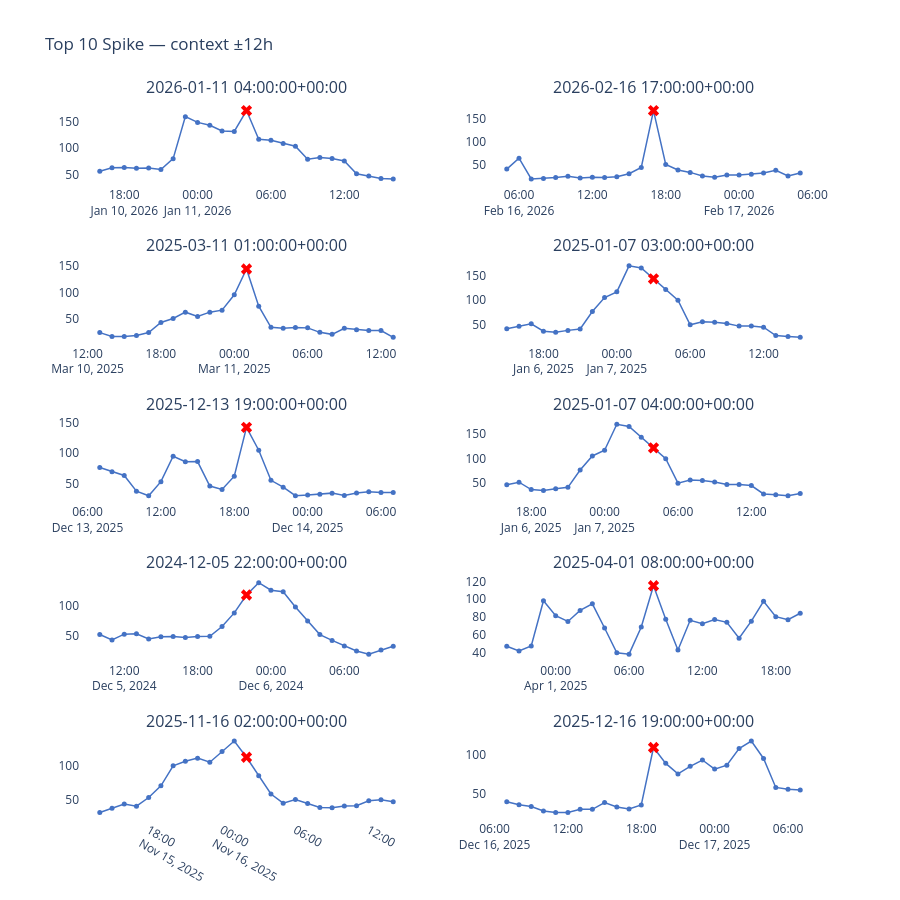

The notebook cell this image was saved under:
### Code cell
# Plot context ±12h xung quanh mỗi spike để quyết định
spike_times = pm25_s[true_spike].sort_values(ascending=False).index[:10]

fig = make_subplots(rows=5, cols=2, subplot_titles=[str(t) for t in spike_times])

for i, ts in enumerate(spike_times):
    row = i // 2 + 1
    col = i %  2 + 1
    window = pm25_s[ts - pd.Timedelta(hours=12) : ts + pd.Timedelta(hours=12)]
    fig.add_trace(go.Scatter(
        x=window.index, y=window.values,
        mode='lines+markers',
        line=dict(color='#4472c4', width=1.5),
        marker=dict(size=5),
        showlegend=False,
    ), row=row, col=col)
    # Đánh dấu điểm spike
    fig.add_trace(go.Scatter(
        x=[ts], y=[pm25_s[ts]],
        mode='markers',
        marker=dict(color='red', size=10, symbol='x'),
        showlegend=False,
    ), row=row, col=col)

fig.update_layout(height=900, title='Top 10 Spike — context ±12h', plot_bgcolor='white')
fig.show()

### Figure 1 — Plotly figure (JSON) as saved in the notebook; plotly's stock layout.template omitted (floating-point values rounded to 4 significant figures)
{"data": [{"line": {"color": "#4472c4", "width": 1.5}, "marker": {"size": 5}, "mode": "lines+markers", "showlegend": false, "type": "scatter", "x": ["2026-01-10T16:00:00+00:00", "2026-01-10T17:00:00+00:00", "2026-01-10T18:00:00+00:00", "2026-01-10T19:00:00+00:00", "2026-01-10T20:00:00+00:00", "2026-01-10T21:00:00+00:00", "2026-01-10T22:00:00+00:00", "2026-01-10T23:00:00+00:00", "2026-01-11T00:00:00+00:00", "2026-01-11T01:00:00+00:00", "2026-01-11T02:00:00+00:00", "2026-01-11T03:00:00+00:00", "2026-01-11T04:00:00+00:00", "2026-01-11T05:00:00+00:00", "2026-01-11T06:00:00+00:00", "2026-01-11T07:00:00+00:00", "2026-01-11T08:00:00+00:00", "2026-01-11T09:00:00+00:00", "2026-01-11T10:00:00+00:00", "2026-01-11T11:00:00+00:00", "2026-01-11T12:00:00+00:00", "2026-01-11T13:00:00+00:00", "2026-01-11T14:00:00+00:00", "2026-01-11T15:00:00+00:00", "2026-01-11T16:00:00+00:00"], "xaxis": "x", "y": [56.65, 62.92, 63.79, 62.24, 62.63, 59.83, 80.27, 159.7, 148.9, 143.5, 132.8, 131.9, 171.3, 117.0, 115.1, 109.0, 103.8, 79.35, 82.63, 80.52, 75.89, 51.77, 47.67, 42.87, 41.91], "yaxis": "y"}, {"marker": {"color": "red", "size": 10, "symbol": "x"}, "mode": "markers", "showlegend": false, "type": "scatter", "x": ["2026-01-11T04:00:00+00:00"], "xaxis": "x", "y": [171.3], "yaxis": "y"}, {"line": {"color": "#4472c4", "width": 1.5}, "marker": {"size": 5}, "mode": "lines+markers", "showlegend": false, "type": "scatter", "x": ["2026-02-16T05:00:00+00:00", "2026-02-16T06:00:00+00:00", "2026-02-16T07:00:00+00:00", "2026-02-16T08:00:00+00:00", "2026-02-16T09:00:00+00:00", "2026-02-16T10:00:00+00:00", "2026-02-16T11:00:00+00:00", "2026-02-16T12:00:00+00:00", "2026-02-16T13:00:00+00:00", "2026-02-16T14:00:00+00:00", "2026-02-16T15:00:00+00:00", "2026-02-16T16:00:00+00:00", "2026-02-16T17:00:00+00:00", "2026-02-16T18:00:00+00:00", "2026-02-16T19:00:00+00:00", "2026-02-16T20:00:00+00:00", "2026-02-16T21:00:00+00:00", "2026-02-16T22:00:00+00:00", "2026-02-16T23:00:00+00:00", "2026-02-17T00:00:00+00:00", "2026-02-17T01:00:00+00:00", "2026-02-17T02:00:00+00:00", "2026-02-17T03:00:00+00:00", "2026-02-17T04:00:00+00:00", "2026-02-17T05:00:00+00:00"], "xaxis": "x2", "y": [40.77, 64.48, 19.47, 20.71, 22.61, 25.42, 21.34, 23.1, 22.79, 24.25, 30.68, 44.27, 167.4, 50.98, 38.85, 33.65, 26.08, 23.41, 28.08, 28.28, 29.8, 32.13, 38.06, 26.06, 32.31], "yaxis": "y2"}, {"marker": {"color": "red", "size": 10, "symbol": "x"}, "mode": "markers", "showlegend": false, "type": "scatter", "x": ["2026-02-16T17:00:00+00:00"], "xaxis": "x2", "y": [167.4], "yaxis": "y2"}, {"line": {"color": "#4472c4", "width": 1.5}, "marker": {"size": 5}, "mode": "lines+markers", "showlegend": false, "type": "scatter", "x": ["2025-03-10T13:00:00+00:00", "2025-03-10T14:00:00+00:00", "2025-03-10T15:00:00+00:00", "2025-03-10T16:00:00+00:00", "2025-03-10T17:00:00+00:00", "2025-03-10T18:00:00+00:00", "2025-03-10T19:00:00+00:00", "2025-03-10T20:00:00+00:00", "2025-03-10T21:00:00+00:00", "2025-03-10T22:00:00+00:00", "2025-03-10T23:00:00+00:00", "2025-03-11T00:00:00+00:00", "2025-03-11T01:00:00+00:00", "2025-03-11T02:00:00+00:00", "2025-03-11T03:00:00+00:00", "2025-03-11T04:00:00+00:00", "2025-03-11T05:00:00+00:00", "2025-03-11T06:00:00+00:00", "2025-03-11T07:00:00+00:00", "2025-03-11T08:00:00+00:00", "2025-03-11T09:00:00+00:00", "2025-03-11T10:00:00+00:00", "2025-03-11T11:00:00+00:00", "2025-03-11T12:00:00+00:00", "2025-03-11T13:00:00+00:00"], "xaxis": "x3", "y": [24.8, 17.58, 17.46, 19.26, 24.81, 43.9, 51.43, 63.3, 55.14, 63.35, 67.13, 95.99, 144.7, 74.67, 34.71, 33.02, 34.62, 33.7, 25.29, 21.5, 32.99, 30.33, 28.69, 28.64, 15.83], "yaxis": "y3"}, {"marker": {"color": "red", "size": 10, "symbol": "x"}, "mode": "markers", "showlegend": false, "type": "scatter", "x": ["2025-03-11T01:00:00+00:00"], "xaxis": "x3", "y": [144.7], "yaxis": "y3"}, {"line": {"color": "#4472c4", "width": 1.5}, "marker": {"size": 5}, "mode": "lines+markers", "showlegend": false, "type": "scatter", "x": ["2025-01-06T15:00:00+00:00", "2025-01-06T16:00:00+00:00", "2025-01-06T17:00:00+00:00", "2025-01-06T18:00:00+00:00", "2025-01-06T19:00:00+00:00", "2025-01-06T20:00:00+00:00", "2025-01-06T21:00:00+00:00", "2025-01-06T22:00:00+00:00", "2025-01-06T23:00:00+00:00", "2025-01-07T00:00:00+00:00", "2025-01-07T01:00:00+00:00", "2025-01-07T02:00:00+00:00", "2025-01-07T03:00:00+00:00", "2025-01-07T04:00:00+00:00", "2025-01-07T05:00:00+00:00", "2025-01-07T06:00:00+00:00", "2025-01-07T07:00:00+00:00", "2025-01-07T08:00:00+00:00", "2025-01-07T09:00:00+00:00", "2025-01-07T10:00:00+00:00", "2025-01-07T11:00:00+00:00", "2025-01-07T12:00:00+00:00", "2025-01-07T13:00:00+00:00", "2025-01-07T14:00:00+00:00", "2025-01-07T15:00:00+00:00"], "xaxis": "x4", "y": [41.91, 46.87, 51.83, 36.95, 34.91, 38.56, 41.47, 76.65, 105.0, 116.6, 169.2, 164.7, 143.0, 121.3, 99.55, 49.85, 56.12, 55.12, 52.38, 47.18, 47.45, 45.01, 28.18, 26.31, 24.44], "yaxis": "y4"}, {"marker": {"color": "red", "size": 10, "symbol": "x"}, "mode": "markers", "showlegend": false, "type": "scatter", "x": ["2025-01-07T03:00:00+00:00"], "xaxis": "x4", "y": [143.0], "yaxis": "y4"}, {"line": {"color": "#4472c4", "width": 1.5}, "marker": {"size": 5}, "mode": "lines+markers", "showlegend": false, "type": "scatter", "x": ["2025-12-13T07:00:00+00:00", "2025-12-13T08:00:00+00:00", "2025-12-13T09:00:00+00:00", "2025-12-13T10:00:00+00:00", "2025-12-13T11:00:00+00:00", "2025-12-13T12:00:00+00:00", "2025-12-13T13:00:00+00:00", "2025-12-13T14:00:00+00:00", "2025-12-13T15:00:00+00:00", "2025-12-13T16:00:00+00:00", "2025-12-13T17:00:00+00:00", "2025-12-13T18:00:00+00:00", "2025-12-13T19:00:00+00:00", "2025-12-13T20:00:00+00:00", "2025-12-13T21:00:00+00:00", "2025-12-13T22:00:00+00:00", "2025-12-13T23:00:00+00:00", "2025-12-14T00:00:00+00:00", "2025-12-14T01:00:00+00:00", "2025-12-14T02:00:00+00:00", "2025-12-14T03:00:00+00:00", "2025-12-14T04:00:00+00:00", "2025-12-14T05:00:00+00:00", "2025-12-14T06:00:00+00:00", "2025-12-14T07:00:00+00:00"], "xaxis": "x5", "y": [76.37, 69.65, 63.3, 37.58, 29.97, 53.15, 95.01, 85.86, 86.25, 45.91, 40.23, 62.22, 142.5, 104.8, 55.41, 44.04, 30.14, 31.13, 32.42, 34.28, 30.38, 34.52, 36.75, 35.44, 35.44], "yaxis": "y5"}, {"marker": {"color": "red", "size": 10, "symbol": "x"}, "mode": "markers", "showlegend": false, "type": "scatter", "x": ["2025-12-13T19:00:00+00:00"], "xaxis": "x5", "y": [142.5], "yaxis": "y5"}, {"line": {"color": "#4472c4", "width": 1.5}, "marker": {"size": 5}, "mode": "lines+markers", "showlegend": false, "type": "scatter", "x": ["2025-01-06T16:00:00+00:00", "2025-01-06T17:00:00+00:00", "2025-01-06T18:00:00+00:00", "2025-01-06T19:00:00+00:00", "2025-01-06T20:00:00+00:00", "2025-01-06T21:00:00+00:00", "2025-01-06T22:00:00+00:00", "2025-01-06T23:00:00+00:00", "2025-01-07T00:00:00+00:00", "2025-01-07T01:00:00+00:00", "2025-01-07T02:00:00+00:00", "2025-01-07T03:00:00+00:00", "2025-01-07T04:00:00+00:00", "2025-01-07T05:00:00+00:00", "2025-01-07T06:00:00+00:00", "2025-01-07T07:00:00+00:00", "2025-01-07T08:00:00+00:00", "2025-01-07T09:00:00+00:00", "2025-01-07T10:00:00+00:00", "2025-01-07T11:00:00+00:00", "2025-01-07T12:00:00+00:00", "2025-01-07T13:00:00+00:00", "2025-01-07T14:00:00+00:00", "2025-01-07T15:00:00+00:00", "2025-01-07T16:00:00+00:00"], "xaxis": "x6", "y": [46.87, 51.83, 36.95, 34.91, 38.56, 41.47, 76.65, 105.0, 116.6, 169.2, 164.7, 143.0, 121.3, 99.55, 49.85, 56.12, 55.12, 52.38, 47.18, 47.45, 45.01, 28.18, 26.31, 24.44, 29.15], "yaxis": "y6"}, {"marker": {"color": "red", "size": 10, "symbol": "x"}, "mode": "markers", "showlegend": false, "type": "scatter", "x": ["2025-01-07T04:00:00+00:00"], "xaxis": "x6", "y": [121.3], "yaxis": "y6"}, {"line": {"color": "#4472c4", "width": 1.5}, "marker": {"size": 5}, "mode": "lines+markers", "showlegend": false, "type": "scatter", "x": ["2024-12-05T10:00:00+00:00", "2024-12-05T11:00:00+00:00", "2024-12-05T12:00:00+00:00", "2024-12-05T13:00:00+00:00", "2024-12-05T14:00:00+00:00", "2024-12-05T15:00:00+00:00", "2024-12-05T16:00:00+00:00", "2024-12-05T17:00:00+00:00", "2024-12-05T18:00:00+00:00", "2024-12-05T19:00:00+00:00", "2024-12-05T20:00:00+00:00", "2024-12-05T21:00:00+00:00", "2024-12-05T22:00:00+00:00", "2024-12-05T23:00:00+00:00", "2024-12-06T00:00:00+00:00", "2024-12-06T01:00:00+00:00", "2024-12-06T02:00:00+00:00", "2024-12-06T03:00:00+00:00", "2024-12-06T04:00:00+00:00", "2024-12-06T05:00:00+00:00", "2024-12-06T06:00:00+00:00", "2024-12-06T07:00:00+00:00", "2024-12-06T08:00:00+00:00", "2024-12-06T09:00:00+00:00", "2024-12-06T10:00:00+00:00"], "xaxis": "x7", "y": [52.54, 43.43, 52.98, 53.68, 45.03, 48.9, 49.38, 47.54, 49.35, 49.43, 65.6, 87.97, 117.4, 137.7, 125.2, 122.8, 97.64, 74.8, 52.34, 42.8, 33.62, 25.27, 20.16, 27.13, 33.2], "yaxis": "y7"}, {"marker": {"color": "red", "size": 10, "symbol": "x"}, "mode": "markers", "showlegend": false, "type": "scatter", "x": ["2024-12-05T22:00:00+00:00"], "xaxis": "x7", "y": [117.4], "yaxis": "y7"}, {"line": {"color": "#4472c4", "width": 1.5}, "marker": {"size": 5}, "mode": "lines+markers", "showlegend": false, "type": "scatter", "x": ["2025-03-31T20:00:00+00:00", "2025-03-31T21:00:00+00:00", "2025-03-31T22:00:00+00:00", "2025-03-31T23:00:00+00:00", "2025-04-01T00:00:00+00:00", "2025-04-01T01:00:00+00:00", "2025-04-01T02:00:00+00:00", "2025-04-01T03:00:00+00:00", "2025-04-01T04:00:00+00:00", "2025-04-01T05:00:00+00:00", "2025-04-01T06:00:00+00:00", "2025-04-01T07:00:00+00:00", "2025-04-01T08:00:00+00:00", "2025-04-01T09:00:00+00:00", "2025-04-01T10:00:00+00:00", "2025-04-01T11:00:00+00:00", "2025-04-01T12:00:00+00:00", "2025-04-01T13:00:00+00:00", "2025-04-01T14:00:00+00:00", "2025-04-01T15:00:00+00:00", "2025-04-01T16:00:00+00:00", "2025-04-01T17:00:00+00:00", "2025-04-01T18:00:00+00:00", "2025-04-01T19:00:00+00:00", "2025-04-01T20:00:00+00:00"], "xaxis": "x8", "y": [47.31, 41.94, 47.68, 98.28, 81.59, 75.08, 87.49, 94.88, 67.73, 39.89, 38.43, 68.84, 115.1, 77.48, 43.04, 76.42, 72.57, 77.36, 74.08, 56.31, 75.41, 97.63, 80.43, 77.03, 84.3], "yaxis": "y8"}, {"marker": {"color": "red", "size": 10, "symbol": "x"}, "mode": "markers", "showlegend": false, "type": "scatter", "x": ["2025-04-01T08:00:00+00:00"], "xaxis": "x8", "y": [115.1], "yaxis": "y8"}, {"line": {"color": "#4472c4", "width": 1.5}, "marker": {"size": 5}, "mode": "lines+markers", "showlegend": false, "type": "scatter", "x": ["2025-11-15T14:00:00+00:00", "2025-11-15T15:00:00+00:00", "2025-11-15T16:00:00+00:00", "2025-11-15T17:00:00+00:00", "2025-11-15T18:00:00+00:00", "2025-11-15T19:00:00+00:00", "2025-11-15T20:00:00+00:00", "2025-11-15T21:00:00+00:00", "2025-11-15T22:00:00+00:00", "2025-11-15T23:00:00+00:00", "2025-11-16T00:00:00+00:00", "2025-11-16T01:00:00+00:00", "2025-11-16T02:00:00+00:00", "2025-11-16T03:00:00+00:00", "2025-11-16T04:00:00+00:00", "2025-11-16T05:00:00+00:00", "2025-11-16T06:00:00+00:00", "2025-11-16T07:00:00+00:00", "2025-11-16T08:00:00+00:00", "2025-11-16T09:00:00+00:00", "2025-11-16T10:00:00+00:00", "2025-11-16T11:00:00+00:00", "2025-11-16T12:00:00+00:00", "2025-11-16T13:00:00+00:00", "2025-11-16T14:00:00+00:00"], "xaxis": "x9", "y": [32.2, 38.56, 44.67, 41.5, 53.97, 70.94, 99.99, 106.5, 111.0, 105.1, 120.5, 135.8, 112.3, 85.67, 59.06, 45.81, 51.19, 45.37, 39.51, 39.27, 41.74, 42.06, 49.25, 50.8, 47.93], "yaxis": "y9"}, {"marker": {"color": "red", "size": 10, "symbol": "x"}, "mode": "markers", "showlegend": false, "type": "scatter", "x": ["2025-11-16T02:00:00+00:00"], "xaxis": "x9", "y": [112.3], "yaxis": "y9"}, {"line": {"color": "#4472c4", "width": 1.5}, "marker": {"size": 5}, "mode": "lines+markers", "showlegend": false, "type": "scatter", "x": ["2025-12-16T07:00:00+00:00", "2025-12-16T08:00:00+00:00", "2025-12-16T09:00:00+00:00", "2025-12-16T10:00:00+00:00", "2025-12-16T11:00:00+00:00", "2025-12-16T12:00:00+00:00", "2025-12-16T13:00:00+00:00", "2025-12-16T14:00:00+00:00", "2025-12-16T15:00:00+00:00", "2025-12-16T16:00:00+00:00", "2025-12-16T17:00:00+00:00", "2025-12-16T18:00:00+00:00", "2025-12-16T19:00:00+00:00", "2025-12-16T20:00:00+00:00", "2025-12-16T21:00:00+00:00", "2025-12-16T22:00:00+00:00", "2025-12-16T23:00:00+00:00", "2025-12-17T00:00:00+00:00", "2025-12-17T01:00:00+00:00", "2025-12-17T02:00:00+00:00", "2025-12-17T03:00:00+00:00", "2025-12-17T04:00:00+00:00", "2025-12-17T05:00:00+00:00", "2025-12-17T06:00:00+00:00", "2025-12-17T07:00:00+00:00"], "xaxis": "x10", "y": [39.33, 35.61, 33.28, 27.39, 25.46, 25.36, 29.57, 29.58, 38.29, 32.67, 29.86, 35.2, 109.9, 89.22, 75.57, 85.44, 93.59, 81.76, 86.89, 108.5, 118.2, 95.57, 57.98, 55.5, 54.56], "yaxis": "y10"}, {"marker": {"color": "red", "size": 10, "symbol": "x"}, "mode": "markers", "showlegend": false, "type": "scatter", "x": ["2025-12-16T19:00:00+00:00"], "xaxis": "x10", "y": [109.9], "yaxis": "y10"}], "layout": {"annotations": [{"font": {"size": 16}, "showarrow": false, "text": "2026-01-11 04:00:00+00:00", "x": 0.225, "xanchor": "center", "xref": "paper", "y": 1, "yanchor": "bottom", "yref": "paper"}, {"font": {"size": 16}, "showarrow": false, "text": "2026-02-16 17:00:00+00:00", "x": 0.775, "xanchor": "center", "xref": "paper", "y": 1, "yanchor": "bottom", "yref": "paper"}, {"font": {"size": 16}, "showarrow": false, "text": "2025-03-11 01:00:00+00:00", "x": 0.225, "xanchor": "center", "xref": "paper", "y": 0.78, "yanchor": "bottom", "yref": "paper"}, {"font": {"size": 16}, "showarrow": false, "text": "2025-01-07 03:00:00+00:00", "x": 0.775, "xanchor": "center", "xref": "paper", "y": 0.78, "yanchor": "bottom", "yref": "paper"}, {"font": {"size": 16}, "showarrow": false, "text": "2025-12-13 19:00:00+00:00", "x": 0.225, "xanchor": "center", "xref": "paper", "y": 0.56, "yanchor": "bottom", "yref": "paper"}, {"font": {"size": 16}, "showarrow": false, "text": "2025-01-07 04:00:00+00:00", "x": 0.775, "xanchor": "center", "xref": "paper", "y": 0.56, "yanchor": "bottom", "yref": "paper"}, {"font": {"size": 16}, "showarrow": false, "text": "2024-12-05 22:00:00+00:00", "x": 0.225, "xanchor": "center", "xref": "paper", "y": 0.34, "yanchor": "bottom", "yref": "paper"}, {"font": {"size": 16}, "showarrow": false, "text": "2025-04-01 08:00:00+00:00", "x": 0.775, "xanchor": "center", "xref": "paper", "y": 0.34, "yanchor": "bottom", "yref": "paper"}, {"font": {"size": 16}, "showarrow": false, "text": "2025-11-16 02:00:00+00:00", "x": 0.225, "xanchor": "center", "xref": "paper", "y": 0.12, "yanchor": "bottom", "yref": "paper"}, {"font": {"size": 16}, "showarrow": false, "text": "2025-12-16 19:00:00+00:00", "x": 0.775, "xanchor": "center", "xref": "paper", "y": 0.12, "yanchor": "bottom", "yref": "paper"}], "height": 900, "plot_bgcolor": "white", "title": {"text": "Top 10 Spike — context ±12h"}, "xaxis": {"anchor": "y", "domain": [0, 0.45]}, "xaxis10": {"anchor": "y10", "domain": [0.55, 1]}, "xaxis2": {"anchor": "y2", "domain": [0.55, 1]}, "xaxis3": {"anchor": "y3", "domain": [0, 0.45]}, "xaxis4": {"anchor": "y4", "domain": [0.55, 1]}, "xaxis5": {"anchor": "y5", "domain": [0, 0.45]}, "xaxis6": {"anchor": "y6", "domain": [0.55, 1]}, "xaxis7": {"anchor": "y7", "domain": [0, 0.45]}, "xaxis8": {"anchor": "y8", "domain": [0.55, 1]}, "xaxis9": {"anchor": "y9", "domain": [0, 0.45]}, "yaxis": {"anchor": "x", "domain": [0.88, 1]}, "yaxis10": {"anchor": "x10", "domain": [0, 0.12]}, "yaxis2": {"anchor": "x2", "domain": [0.88, 1]}, "yaxis3": {"anchor": "x3", "domain": [0.66, 0.78]}, "yaxis4": {"anchor": "x4", "domain": [0.66, 0.78]}, "yaxis5": {"anchor": "x5", "domain": [0.44, 0.56]}, "yaxis6": {"anchor": "x6", "domain": [0.44, 0.56]}, "yaxis7": {"anchor": "x7", "domain": [0.22, 0.34]}, "yaxis8": {"anchor": "x8", "domain": [0.22, 0.34]}, "yaxis9": {"anchor": "x9", "domain": [0, 0.12]}}}
